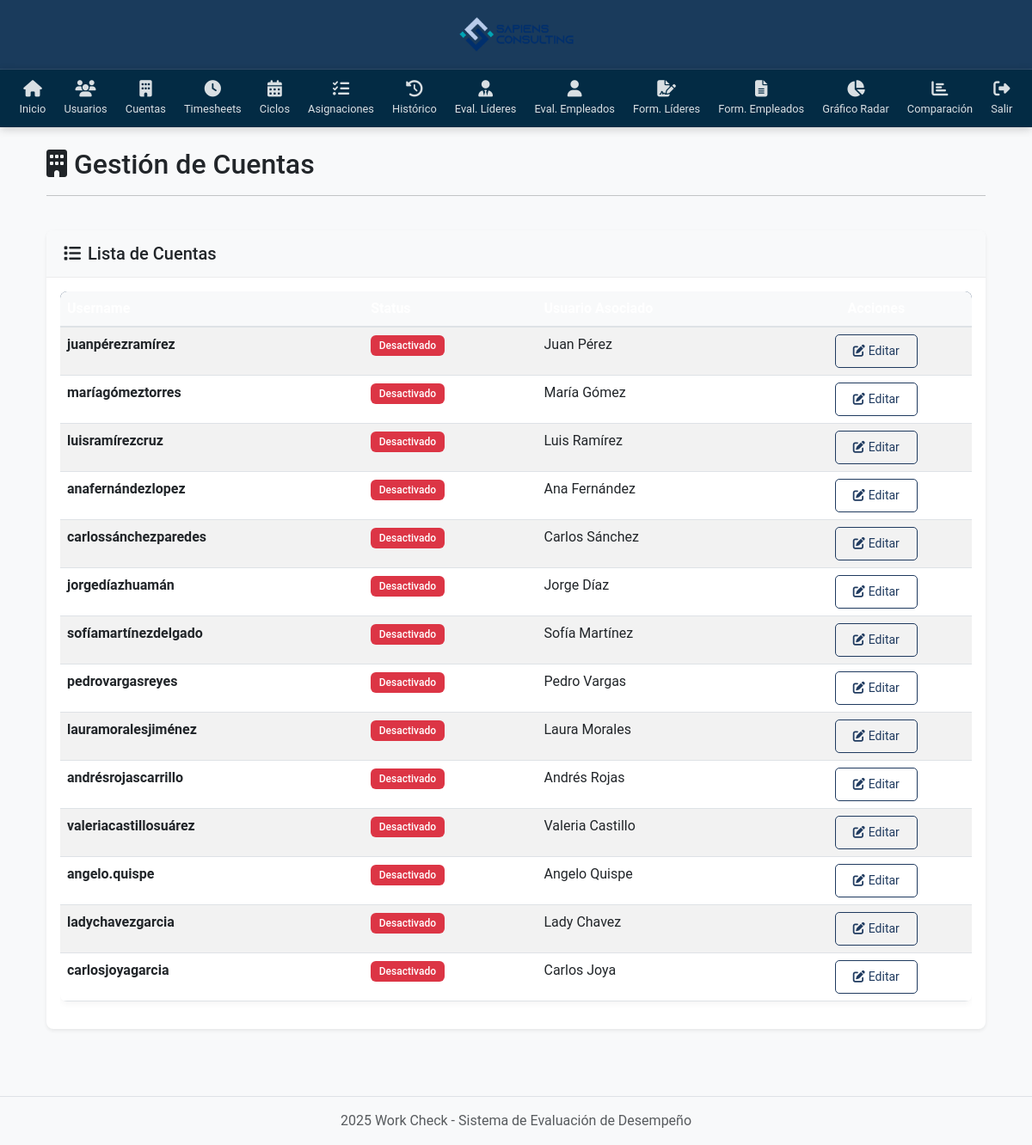
The page /accounts/ (signed in) on the database its author committed.
### System/models.py (models this page shows)
class UserAccount(models.Model):
    username = models.CharField(max_length=50, unique=True)
    password = models.CharField(max_length=128)  # Esto luego lo encriptaremos
    usuario = models.OneToOneField(Usuario, on_delete=models.CASCADE)
    status = models.CharField(max_length=20)

class Usuario(models.Model):
    first_name = models.CharField(max_length=50)
    middle_name = models.CharField(max_length=50, blank=True, null=True)
    last_name = models.CharField(max_length=50)
    second_last_name = models.CharField(max_length=50, blank=True, null=True)
    user_type = models.CharField(max_length=50)
    position = models.ForeignKey(Position, on_delete=models.PROTECT)

### System/views.py (the view)
# urls.py: path('accounts/', views.list_accounts, name='list_accounts'),
@login_required
def list_accounts(request):
    accounts = UserAccount.objects.all()
    return render(request, 'System/manage_accounts.html', {'accounts': accounts})

### System/views.py (called while the page is built)
def login_required(view_func):
    @wraps(view_func)
    def wrapped_view(request, *args, **kwargs):
        if not request.session.get('user_id'):
            return redirect('login')
        return view_func(request, *args, **kwargs)
    return wrapped_view

### System/templates/System/manage_accounts.html (shortened to what this page needs)
{% extends 'System/base.html' %}
{% load static %}
{% block content %}
<div class="container">
    <div class="row mb-4">
        <div class="col-12">
            <div class="d-flex justify-content-between align-items-center">
                <h2 class="mb-0"><i class="fas fa-building me-2"></i>Gestión de Cuentas</h2>
            </div>
            <hr class="mt-3">
        </div>
    </div>
    <div class="row">
        <div class="col-12">
            <div class="card shadow-sm">
                <div class="card-header bg-light">
                    <h5 class="card-title mb-0"><i class="fas fa-list me-2"></i>Lista de Cuentas</h5>
                </div>
                <div class="card-body">
                    <div class="table-responsive">
                        <table class="table table-hover table-striped">
                            <thead class="table-dark">
                                <tr>
                                    <th scope="col">Username</th>
                                    <th scope="col">Status</th>
                                    <th scope="col">Usuario Asociado</th>
                                    <th scope="col" class="text-center">Acciones</th>
                                </tr>
                            </thead>
                            <tbody>
                                {% for account in accounts %}
                                <tr>
                                    <td>
                                        <strong>{{ account.username }}</strong>
                                    </td>
                                    <td>
                                        {% if account.status == "Activado" %}
                                            <span class="badge bg-success">Activado</span>
                                        {% else %}
                                            <span class="badge bg-danger">Desactivado</span>
                                        {% endif %}
                                    </td>
                                    <td>{{ account.usuario.first_name }} {{ account.usuario.last_name }}</td>
                                    <td class="text-center">
                                        <a href="{% url 'update_account' account.id %}" class="btn btn-sm btn-outline-primary">
                                            <i class="fas fa-edit me-1"></i>Editar
                                        </a>
                                    </td>
                                </tr>
                                {% endfor %}
                            </tbody>
                        </table>
                    </div>
                </div>
            </div>
        </div>
    </div>
</div>
{% endblock %}

### System/static/css/styles.css (style rules this page uses)
body { font-family: 'Roboto', Arial, sans-serif; min-height: 100vh; display: flex; flex-direction: column; background-color: #f8f9fa; margin: 0; padding: 0; }
.container { flex: 1; }
.card { border: none; border-radius: 8px; box-shadow: 0 4px 12px rgba(0, 0, 0, 0.05); transition: transform 0.3s, box-shadow 0.3s; margin-bottom: 20px; }
.card-header { background-color: #f8f9fa; border-bottom: 1px solid rgba(0, 0, 0, 0.05); font-weight: 600; }
.btn { border-radius: 5px; padding: 0.5rem 1.25rem; transition: all 0.3s; }
.btn-outline-primary { color: #1f3a5f; border-color: #1f3a5f; }
.table { box-shadow: 0 2px 8px rgba(0, 0, 0, 0.05); border-radius: 8px; overflow: hidden; }
.table thead th { background-color: #f8f9fa; border-bottom: 2px solid #dee2e6; font-weight: 600; }

### System/templates/System/manage_accounts.html (style rules this page uses)
.table thead { background-color: #1f3a5f; }
.card { border-radius: 8px; overflow: hidden; margin-bottom: 30px; border: none; }
.card-header { border-bottom: 1px solid rgba(0, 0, 0, 0.05); padding: 15px 20px; }
.badge { font-weight: 500; padding: 0.5em 0.8em; }

### rows shown on the page
UserAccount: username "juanpérezramírez", status "Desactivado", usuario.first_name "Juan", usuario.last_name "Pérez"
UserAccount: username "maríagómeztorres", status "Desactivado", usuario.first_name "María", usuario.last_name "Gómez"
UserAccount: username "luisramírezcruz", status "Desactivado", usuario.first_name "Luis", usuario.last_name "Ramírez"
UserAccount: username "anafernándezlopez", status "Desactivado", usuario.first_name "Ana", usuario.last_name "Fernández"
UserAccount: username "carlossánchezparedes", status "Desactivado", usuario.first_name "Carlos", usuario.last_name "Sánchez"
UserAccount: username "jorgedíazhuamán", status "Desactivado", usuario.first_name "Jorge", usuario.last_name "Díaz"
UserAccount: username "sofíamartínezdelgado", status "Desactivado", usuario.first_name "Sofía", usuario.last_name "Martínez"
UserAccount: username "pedrovargasreyes", status "Desactivado", usuario.first_name "Pedro", usuario.last_name "Vargas"
UserAccount: username "lauramoralesjiménez", status "Desactivado", usuario.first_name "Laura", usuario.last_name "Morales"
UserAccount: username "andrésrojascarrillo", status "Desactivado", usuario.first_name "Andrés", usuario.last_name "Rojas"
UserAccount: username "valeriacastillosuárez", status "Desactivado", usuario.first_name "Valeria", usuario.last_name "Castillo"
UserAccount: username "angelo.quispe", status "Desactivado", usuario.first_name "Angelo", usuario.last_name "Quispe"
UserAccount: username "ladychavezgarcia", status "Desactivado", usuario.first_name "Lady", usuario.last_name "Chavez"
UserAccount: username "carlosjoyagarcia", status "Desactivado", usuario.first_name "Carlos", usuario.last_name "Joya"
